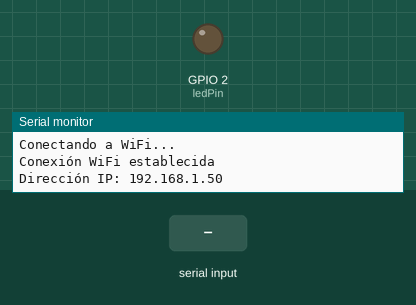
Bench run of a sketch on a simulated ESP32. Parts: output pins drawn as LEDs (lit = HIGH), the last lines printed to the serial monitor. The inputs (shaded band) are chosen by the test bench. WiFi joins after 1.5 s; servers stay silent unless stated; nothing arrives over Bluetooth unless stated.

Above: at 3.2 s.
3.3 s: "1" received over the second serial link
At 4.1 s:
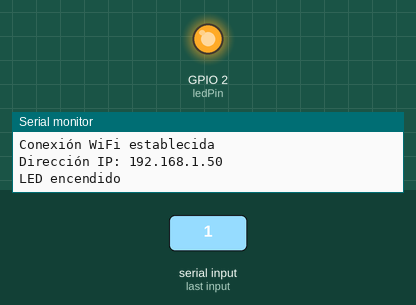
4.8 s: "0" received over the second serial link
At 5.2 s:
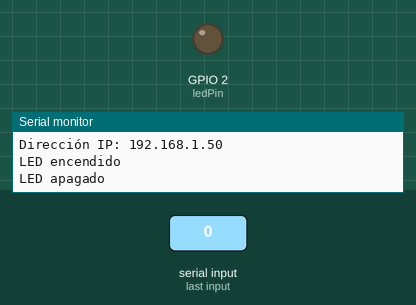
Timing chart, 0 to 7.8 s (numbered marks = the images above; inputs shaded):
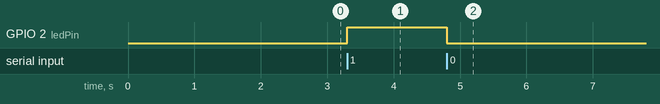

Measured:
- after the input at 3.3 s, GPIO 2 (ledPin): LOW → HIGH at once
- after the input at 4.8 s, GPIO 2 (ledPin): HIGH → LOW at once

The sketch:

PruebaWifi_Bloutooth.ino
```cpp
#include <WiFi.h>
#include <BluetoothSerial.h>

const char* ssid = "nombre_de_red";
const char* password = "contraseña_de_red";

const int ledPin = 2; // Pin del LED

BluetoothSerial SerialBT;

void setup() {
  Serial.begin(115200);

  pinMode(ledPin, OUTPUT);
  digitalWrite(ledPin, LOW);

  // Iniciar la conexión Bluetooth
  SerialBT.begin("ESP32_BT"); // Nombre del dispositivo Bluetooth

  // Conectar a la red Wi-Fi
  WiFi.begin(ssid, password);
  while (WiFi.status() != WL_CONNECTED) {
    delay(1000);
    Serial.println("Conectando a WiFi...");
  }

  Serial.println("Conexión WiFi establecida");
  Serial.print("Dirección IP: ");
  Serial.println(WiFi.localIP());
}

void loop() {
  if (SerialBT.available()) {
    char data = SerialBT.read();

    if (data == '1') {
      digitalWrite(ledPin, HIGH);
      Serial.println("LED encendido");
    } else if (data == '0') {
      digitalWrite(ledPin, LOW);
      Serial.println("LED apagado");
    }
  }
}
```
